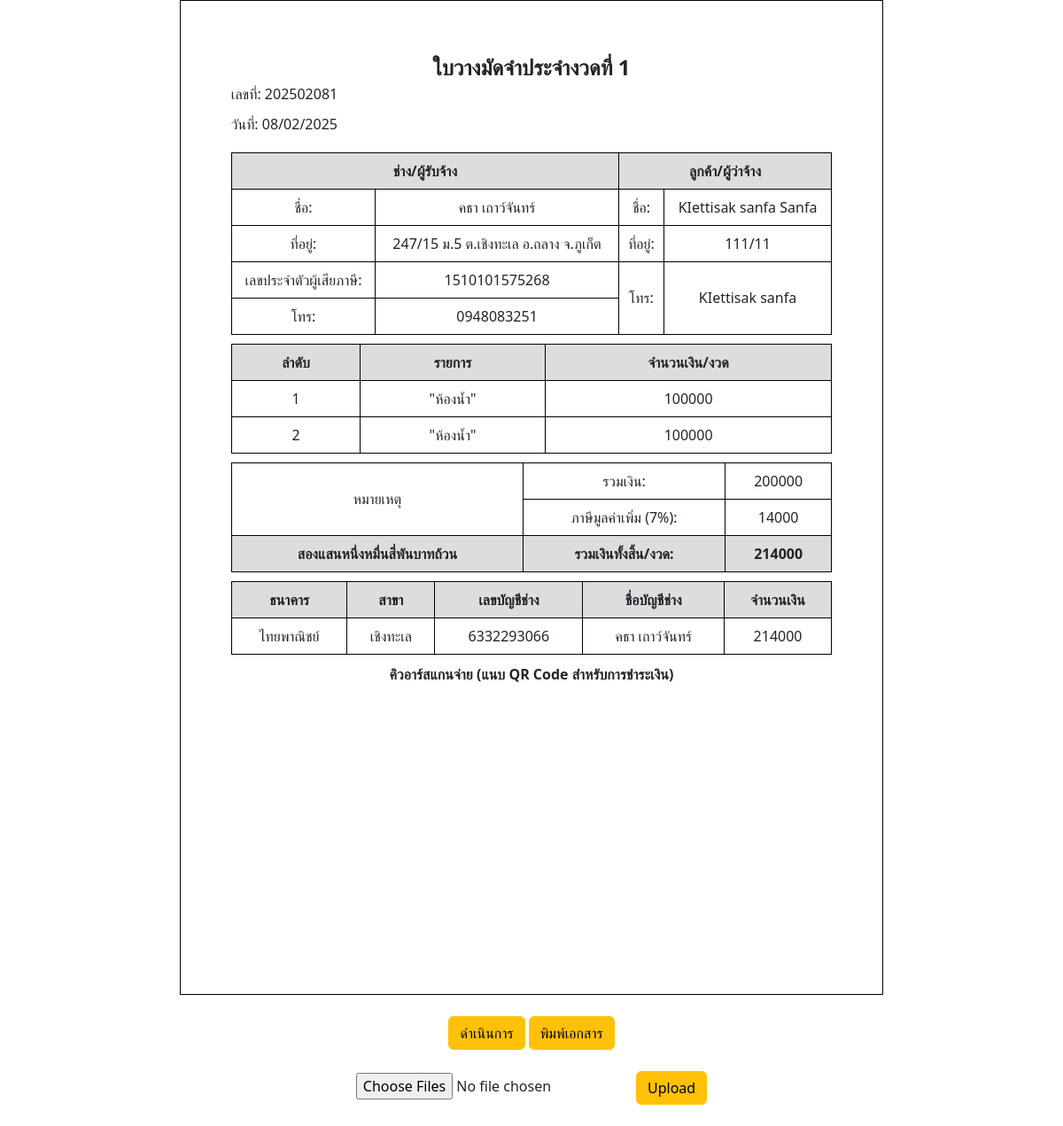
Page /depositslip_view/202502081/ on the committed database.
### pApp/models.py (models this page shows)
class depositslip(models.Model):
    depositslip_number = models.CharField(max_length=25)
    depositslip_date = models.DateField(null=True, blank=True)
    deposit_total = models.IntegerField()
    deposit_vat = models.IntegerField()
    deposit_totalprice = models.IntegerField()
    deposit_status = models.IntegerField()
    quotation = models.ForeignKey(
        quotation,on_delete=models.CASCADE, related_name="depositslips"
    )  # เพิ่ม ForeignKey เพื่อเชื่อมโยงกับ depositslip

class user(models.Model):
    email = models.EmailField(max_length=25)
    password = models.CharField(max_length=25)
    name = models.CharField(max_length= 25)
    lastName = models.CharField(max_length= 25)
    address = models.CharField(max_length=50)
    tel = models.CharField(max_length=10)
    bank = models.CharField(max_length=25)
    bank_address = models.CharField(max_length=50)
    accountnumber = models.CharField(max_length=15)
    userid_card = models.CharField(max_length=15)

class quotation(models.Model):
    number = models.CharField(max_length=10)
    url = models.CharField(max_length=255, blank=True, null=True)
    date = models.DateField(null=True, blank=True)
    name = models.CharField(max_length=25)
    lastName = models.CharField(max_length=25)
    address = models.CharField(max_length=50)
    tel = models.CharField(max_length=10)
    totalPrice = models.IntegerField()
    quotation_status = models.CharField(max_length=10)

class deposit_orders(models.Model):
    deposit_ordername = models.CharField(max_length=25)
    deposit_price = models.IntegerField()
    depositslip = models.ForeignKey(
        depositslip,on_delete=models.CASCADE, related_name="_deposit_order"
    )  # เพิ่ม ForeignKey เพื่อเชื่อมโยงกับ depositslip

### pApp/backEnd/depositislip_view.py (the view, shortened to what this page needs)
# urls.py: path('depositslip_view/<str:depositslip_number>/',depositislip_view.deposit_slip_view, name='depositslip_view'),
def deposit_slip_view(request, depositslip_number):
    try:
        _depositslip = get_object_or_404(depositslip, depositslip_number=depositslip_number)
        _quotation = _depositslip.quotation
        _deposit_orders = deposit_orders.objects.filter(depositslip=_depositslip)
        context_user = get_object_or_404(user, id=1)
        _imgs = imgs.objects.filter(deposit=_depositslip)
        file_urls = [img.slip.url for img in _imgs]
    except ImproperlyConfigured as e:
        return JsonResponse({"success": False, "error": str(e)})
    show_button = True
    context = {
        "depositslip": _depositslip,
        "deposit_orders": _deposit_orders,
        "quotation": _quotation,
        "user": context_user,
        "show_button": show_button,
        "file_urls": file_urls,  # ส่ง URL ภาพไปยัง template
    }
    return render(request, 'depositslip_view.html', context)

### pApp/templatetags/custom_filters.py (called while the page is built)
def bahttext(value):
    from num2words import num2words
    try:
        value = float(value)
        text = num2words(value, lang='th') + "บาทถ้วน"
        return text
    except:
        return value

### pApp/templates/depositslip_view.html (shortened to what this page needs)
<!DOCTYPE html>
<html lang="th">
<head>
    <link rel="stylesheet" href="https://cdn.jsdelivr.net/npm/bootstrap@5.3.0/dist/css/bootstrap.min.css">
</head>
<body>
    <div class="container">
        <div class="header">ใบวางมัดจำประจำงวดที่ {{depositslip.id}}</div>
        <div class="info">
            <div>เลขที่: <span>{{ depositslip.depositslip_number }}</span></div>
            <div>วันที่: <span>{{ depositslip.depositslip_date|date:"d/m/Y" }}</span></div>
        </div>
        <table>
            <tr>
                <td colspan="2" class="highlight">ช่าง/ผู้รับจ้าง</td>
                <td colspan="2" class="highlight">ลูกค้า/ผู้ว่าจ้าง</td>
            </tr>
            <tr>
                <td>ชื่อ:</td><td>{{ user.name }}  {{ user.lastName }}</td>
                <td>ชื่อ:</td><td>{{ quotation.name }}  {{ quotation.lastName }}</td>
            </tr>
            <tr>
                <td>ที่อยู่:</td><td>{{ user.address }}</td>
                <td>ที่อยู่:</td><td>{{ quotation.address }}</td>
            </tr>
            <tr>
                <td>เลขประจำตัวผู้เสียภาษี:</td><td>{{ user.userid_card }}</td>
                <td rowspan="2">โทร:</td><td rowspan="2">{{ quotation.tel }}</td>
            </tr>
            <tr>
                <td>โทร:</td><td>{{ user.tel }}</td>
            </tr>
        </table>
        <div class="table-container">
            <table>
                <tr class="highlight">
                    <th>ลำดับ</th>
                    <th>รายการ</th>
                    <th>จำนวนเงิน/งวด</th>
                </tr>
                {% for order in deposit_orders %}
                    <tr>
                        <td>{{ order.id }}</td>
                        <td>"{{ order.deposit_ordername }}"</td>
                        <td>{{ order.deposit_price }}</td>
                    </tr>
                {% endfor %}
            </table>
        </div>
        <div class="payment-section">
            <table>
                <tr>
                    {% load custom_filters %}
                    <td rowspan="2">หมายเหตุ</td>
                    <td>รวมเงิน:</td>
                    <td>{{ depositslip.deposit_total }}</td>
                </tr>
                <tr>
                    <td>ภาษีมูลค่าเพิ่ม (7%):</td>
                    <td>{{ depositslip.deposit_vat }}</td>
                </tr>
                <tr class="highlight">
                    <td>{{ depositslip.deposit_totalprice|bahttext }}</td>
                    <td>รวมเงินทั้งสิ้น/งวด:</td>
                    <td>{{ depositslip.deposit_totalprice }}</td>
                </tr>
            </table>
        </div>
        <div class="bank-section">
            <table>
                <tr class="highlight">
                    <th>ธนาคาร</th>
                    <th>สาขา</th>
                    <th>เลขบัญชีช่าง</th>
                    <th>ชื่อบัญชีช่าง</th>
                    <th>จำนวนเงิน</th>
                </tr>
                <tr>
                    <td>{{ user.bank }}</td>
                    <td>{{ user.bank_address }}</td>
                    <td>{{ user.accountnumber }}</td>
                    <td>{{ user.name }}  {{ user.lastName }}</td>
                    <td>{{ depositslip.deposit_totalprice }}</td>
                </tr>
            </table>
        </div>
        <div class="qr-code">
            คิวอาร์สแกนจ่าย (แนบ QR Code สำหรับการชำระเงิน)
        </div>
    </div>
</body>
</html>
<body >
    <br>
    <div class="text-center">
        {% if show_button %}
        <button id="toggleButton" class="btn btn-warning " onclick="toggleText()">ดำเนินการ</button>
        <button class="btn btn-warning" onclick="window.print()">พิมพ์เอกสาร</button>
        <form method="POST" enctype="multipart/form-data">
            <br>
            <input type="file" name="images" multiple>
            <button type="submit" class="btn btn-warning">Upload</button>
        </form>
        {% endif %}
        <br>
    </div>
</body>
</html>

### pApp/templates/depositslip_view.html (style rules this page uses)
body { min-height: auto; margin: 0; padding: 0; display: flex; justify-content: center; flex-direction: column; justify-content: center; align-items: center; }
.container { width: 21cm; min-height: 29.7cm; padding: 1.5cm; border: 1px solid #000; page-break-before: always; display: flex; flex-direction: column; max-width: 100%; overflow: visible; box-sizing: border-box; position: relative; }
.header { text-align: center; font-size: 24px; font-weight: bold; }
.info div { margin-bottom: 10px; }
table { width: 100%; border-collapse: collapse; margin-top: 10px; }
th, td { border: 1px solid #000; padding: 8px; text-align: center; }
.highlight { background-color: #ddd; font-weight: bold; }
.qr-code { text-align: center; margin-top: 10px; font-weight: bold; }

### rows in the picture
depositslip: id "1", depositslip_number "202502081", depositslip_date "08/02/2025", deposit_total "200000", deposit_vat "14000", deposit_totalprice|bahttext "สองแสนหนึ่งหมื่นสี่พันบาทถ้วน", deposit_totalprice "214000"
user: name "คธา", lastName "เถาว์จันทร์", address "247/15 ม.5 ต.เชิงทะเล อ.ถลาง จ.ภูเก็ต", userid_card "1510101575268", tel "0948083251", bank "ไทยพาณิชย์", bank_address "เชิงทะเล", accountnumber "6332293066"
quotation: name "KIettisak sanfa", lastName "Sanfa", address "111/11", tel "KIettisak sanfa"
deposit_orders: id "1", deposit_ordername "ห้องน้ำ", deposit_price "100000"
deposit_orders: id "2", deposit_ordername "ห้องน้ำ", deposit_price "100000"
